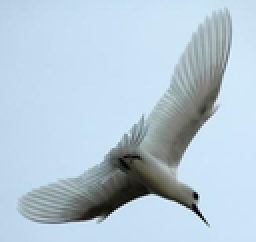
%> input picture Immunity_Algorithm/IMA/bird.bmp, 128 x 121 px, shrunk from 324 x 306 before the run (shown 2 times larger)
$ octave main.m   (GNU Octave 9; MATLAB toolbox functions it lacks are replaced by stand-ins)
%> lines starting %> are read from the running program, lines starting %| are printed output that depends on the picture
### Immunity_Algorithm/IMA/isRgb.m
function y =  isRgb(x)
    y = size(x, 3) == 3;
    if y
        if isa(x, 'logical')
            y = false;
        elseif isa(x, 'double')
            y = (min(x) >= 0 && max(x) <= 1);
        end
    end
end

### Immunity_Algorithm/IMA/fitnessty.m
% pop:种群矩阵（种群数量， 基因数量）
% chromosome_size:基因尺寸
% Image: 图像
% pop_size: 种群个数
% m:图像长度
% n：图像宽度
% number:
function [fitness, threshold, number] = fitnessty(pop, chromosome_size, Image, pop_size, m, n, number)
    num = m * n;
    for i = 1: pop_size
        number = number + 1;
        anti = pop(i, :);
        lower = [];
        high = [];
        hecimal = 0;
        for j = 1: chromosome_size
            hecimal = hecimal + anti(1, j) * (2 ^ (chromosome_size - j));
        end
        threshold(1, i) = hecimal * 255 / (2^chromosome_size - 1);
        for x = 1: m
            for y = 1: n
                if Image(x, y) > threshold(1, i)
                    high = [high, Image(x, y)];
                else
                    lower = [lower, Image(x, y)];
                end
            end
        end
        u = mean(mean(Image));
        if ~isempty(high)
            u0 = mean(high);
        else
            u0 = 0;
        end
        if ~isempty(lower)
            u1 = mean(lower);
        else
            u1 = 0;
        end
        w0 = length(high) / num;
        w1 = 1 - w0; % 实际应该是 length(lower) / num

        fitness(1, i) = w0 * (u0 - u)^2 + w1 * (u1 - u)^2;
    end
end

### Immunity_Algorithm/IMA/fit.m
function f = fit(similar_chromosome, fitness)
    t = 0.8;
    [m, m] = size(similar_chromosome);
    k = -0.8;
    for i = 1:m
        n = 0;
        for j = 1: m
            if similar_chromosome(i, j) > t
                n = n + 1;
            end
        end
        C(1, i) = n / m;
    end
    f = fitness .* exp(k * C);
end

### Immunity_Algorithm/IMA/similarPopulation.m
function similar_population = similarPopulation(pop)
    [m, n] = size(pop);
    h = 0;
    for i = 1:n
        s = sum(pop(:, i));
        if s == 0 || s == m
            h = h;
        else
            h = h - s / m * log2(s / m) - (m - s) / m * log2((m - s) / m);
        end
    end
    similar_population = 1 / (1 + h);
end

### Immunity_Algorithm/IMA/drawResult.m
function drawResult(Image, threshold)
    [m, n] = size(Image);
    for i = 1: m
        for j = 1: n
            if Image(i, j) > threshold
                Image(i, j) = 255;
            else
                Image(i, j) = 0;
            end
        end
    end
    imshow(Image);
end

### Immunity_Algorithm/IMA/similarChromosome.m
function similar_chromosome = similarChromosome(pop)
    [m, n] = size(pop);
    similar_chromosome = zeros(m, m);
    for i = 1:m
        for j = 1:m
            if i == j
                similar_chromosome(i, j) = 1;
            else
                H(i, j) = 0;
                for k = 1:n
                    if pop(i, k) ~= pop(j, k)
                        H(i, j) = H(i, j) + 1;
                    end
                end
                H(i, j) = H(i, j) / n;
                similar_chromosome(i, j) = 1 / (1 + H(i, j));
            end
        end
    end
end

### Immunity_Algorithm/IMA/select.m
function pop = select(pop, fitness)
    [px, ~] = size(pop);
    pfit = zeros(1, px);
    for i = 1: px
        pfit(i) = fitness(i)./ sum(fitness);
    end
    pfit = cumsum(pfit);
    if pfit(end) < 1
        pfit(end) = 1;
    end

    for i = 1: 10
        for j = 1: px
            if rand <= pfit(j)
                pop(i, :) = pop(j, :);
                break;
            end
        end
    end
end

### Immunity_Algorithm/IMA/cross.m
function pop = cross(pop, cross_rate, pop_size, chromosome_size)
    j = 1;
    for i = 1: pop_size
        p = rand;
        if p <= cross_rate
            parent(j, :) = pop(i, :);
            a(1, j) = i;
            j = j + 1;
        end
    end
    j = j - 1;
    if rem(j, 2) ~= 0
        j = j - 1;
    end
    for i = 1: 2: j
        p = round(randn(1, chromosome_size));
        for k = 1: chromosome_size
            if p(1, k) == 1
                pop(a(1, i), k) = parent(i + 1, k);
                pop(a(1, i + 1), k) = parent(i, k);
            end
        end
    end
end

### Immunity_Algorithm/IMA/mutation.m
function pop = mutation(pop, mutation_rate, chromosome_size, pop_size)
    for i = 1: pop_size
        s = rand(1, chromosome_size);
        for j = 1: chromosome_size
            if s(1, j) < mutation_rate
                if pop(i, j) == 1
                    pop(i, j) = 0;
                else
                    pop(i, j) = 1;
                end
            end
        end
    end
end

### Immunity_Algorithm/IMA/main.m
clear
clc
tic
pop_size = 15;
chromosome_size = 10;
epochs = 50;
cross_rate = 0.4;
mutation_rate = 0.1;
a0 = 0.7;
zpop_size = 5;
best_fitness = 0;
nf = 0;
number = 0;
Image = imread('bird.bmp');
%> Image is the input picture: size 121x128x3 uint8; mean R, G, B 181.3, 200.3, 215
q = isRgb(Image);
%> q = true
if q == 1
    Image = rgb2gray(Image);
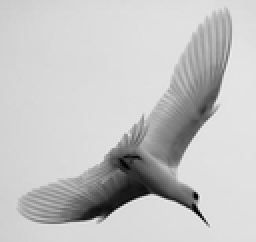
%> Image: size 121x128 uint8 (shown 2 times larger); min 0, max 237, mean 196.4
end
[m, n] = size(Image);
%> m = 121; n = 128
p = imhist(Image);
%> p = 256 values, max 1014 at index 225, min 0 at index 3, mean 60.5
p = p';
p = p / (m * n);
%> p = 256 values, max 0.0655 at index 225, min 0 at index 3, mean 0.00391
figure(1);
subplot(121);
imshow(Image);
title('原始图片');
hold on;
pop = round(rand(pop_size, chromosome_size));
for epoch = 1: epochs
%> (the run ends here)
